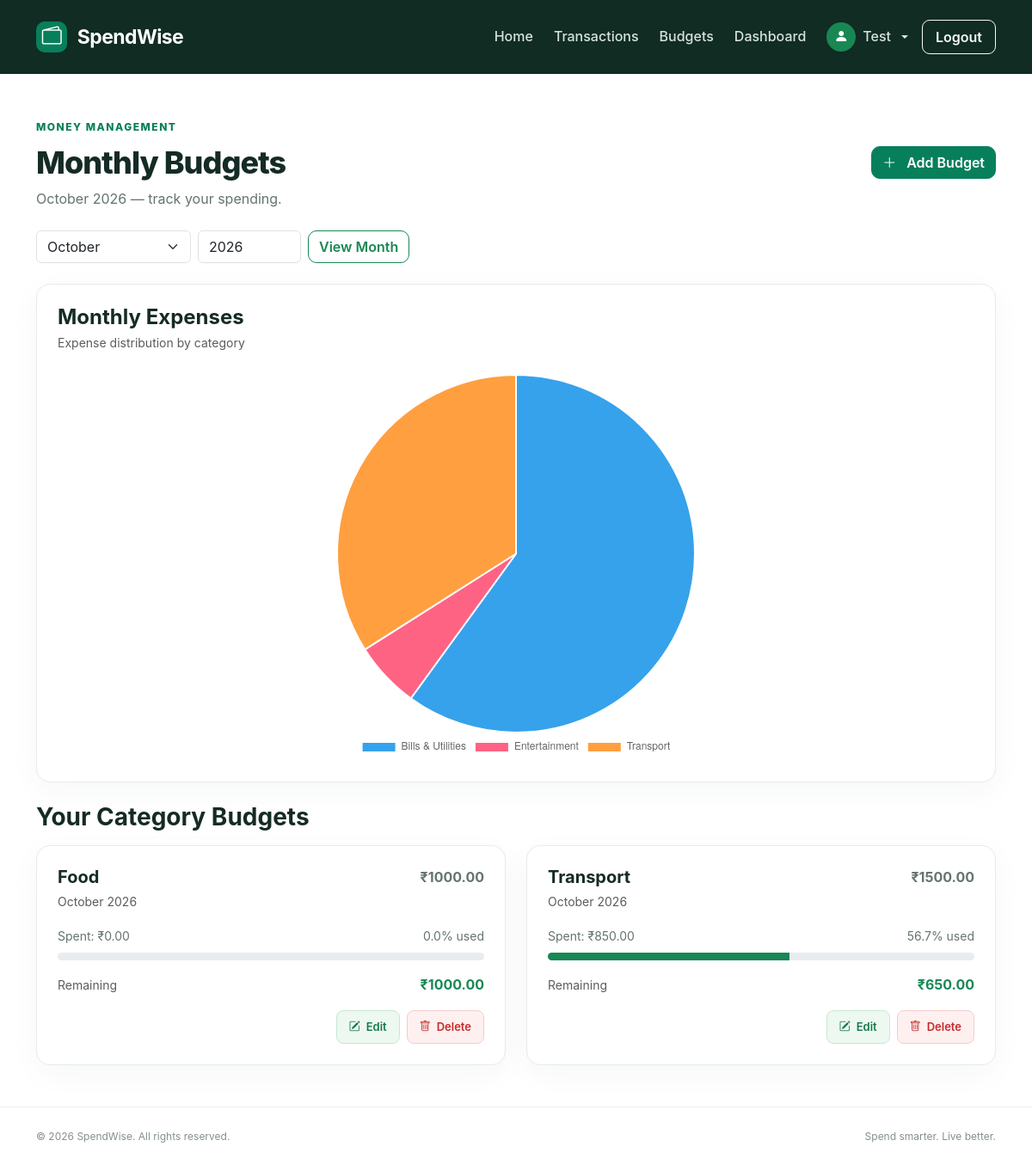
The app's page /budgets/ (signed in) with its own data.
### budgets/models.py (models this page shows, shortened)
class Budget(models.Model):
    CATEGORY_CHOICES = [
        ('food', 'Food'),
        ('transport', 'Transport'),
        ('shopping', 'Shopping'),
        ('bills', 'Bills & Utilities'),
        ('health', 'Health'),
        ('education', 'Education'),
        ('entertainment', 'Entertainment'),
        ('grocery','Grocery'),
        ('other', 'Other'),
    ]
    MONTH_CHOICES = [
        (1, 'January'),
        (2, 'February'),
        (3, 'March'),
        (4, 'April'),
        (5, 'May'),
        (6, 'June'),
        (7, 'July'),
        (8, 'August'),
        (9, 'September'),
        (10, 'October'),
        (11, 'November'),
        (12, 'December'),
    ]
    user = models.ForeignKey(
        settings.AUTH_USER_MODEL,
        on_delete=models.CASCADE,
        related_name='budgets'
    )
    category = models.CharField(
        max_length=20,
        choices=CATEGORY_CHOICES
    )
    amount = models.DecimalField(
        max_digits=12,
        decimal_places=2,
        validators=[MinValueValidator(0.01)]
    )
    month = models.PositiveSmallIntegerField(
        choices=MONTH_CHOICES
    )
    year = models.PositiveSmallIntegerField()
    created_at = models.DateTimeField(auto_now_add=True)
    updated_at = models.DateTimeField(auto_now=True)
    class Meta:
        constraints = [
            models.UniqueConstraint(
                fields=['user', 'category', 'month', 'year'],
                name='unique_user_category_month_year_budget'
            )
        ]
        ordering = ['-year', '-month', 'category']

### budgets/views.py (the view)
# urls.py: path('', views.budget_list, name='budget_list'),
@login_required
def budget_list(request):
    today = date.today()
    try:
        month = int(request.GET.get('month', today.month))
        year = int(request.GET.get('year', today.year))
        if not 1 <= month <= 12 or not 2000 <= year <= 2100:
            raise ValueError
    except (TypeError, ValueError):
        month = today.month
        year = today.year
    expenses = Transaction.objects.filter(
        user=request.user,
        transaction_type='expense',
        status='completed',
        date__month=month,
        date__year=year,
    )
    expense_summary = list(
        expenses.values('category')
        .annotate(total=Sum('amount'))
        .order_by('category')
    )
    category_labels = dict(Transaction.CATEGORY_CHOICES)
    chart_labels = [
        category_labels.get(item['category'], item['category'])
        for item in expense_summary
    ]
    chart_values = [
        float(item['total'] or 0)
        for item in expense_summary
    ]
    budgets = Budget.objects.filter(
        user=request.user,
        month=month,
        year=year,
    )
    budget_details = []
    for budget in budgets:
        spent = expenses.filter(
            category=budget.category
        ).aggregate(total=Sum('amount'))['total'] or Decimal('0.00')
        remaining = budget.amount - spent
        percentage = (spent / budget.amount) * 100
        budget_details.append({
            'budget': budget,
            'spent': spent,
            'remaining': remaining,
            'percentage': min(float(percentage), 100),
            'actual_percentage': float(percentage),
            'exceeded': spent > budget.amount,
        })
    context = {
        'budgets': budgets,
        'budget_details': budget_details,
        'chart_labels': chart_labels,
        'chart_values': chart_values,
        'selected_month': month,
        'selected_year': year,
        'month_name': date(year, month, 1).strftime('%B'),
        'month_choices': Budget.MONTH_CHOICES,
    }
    return render(request, 'budgets/budget_list.html', context)

### templates/budgets/budget_list.html (shortened to what this page needs)
{% extends 'base.html' %}
{% block content %}
<section class="transaction-list-section">
    <div class="container py-5">
        <div class="d-flex flex-wrap justify-content-between align-items-center gap-3 mb-4">
            <div>
                <span class="section-label">MONEY MANAGEMENT</span>
                <h1 class="mt-2">Monthly Budgets</h1>
                <p class="mb-0">
                    {{ month_name }} {{ selected_year }} — track your spending.
                </p>
            </div>
            <a href="{% url 'add_budget' %}" class="btn btn-primary">
                <i class="bi bi-plus-lg me-2"></i>
                Add Budget
            </a>
        </div>
        <form method="get" class="d-flex flex-wrap gap-2 mb-4">
            <select name="month" class="form-select" style="max-width: 180px;">
                {% for number, name in month_choices %}
                    <option value="{{ number }}"
                        {% if number == selected_month %}selected{% endif %}>
                        {{ name }}
                    </option>
                {% endfor %}
            </select>
            <input
                type="number"
                name="year"
                class="form-control"
                style="max-width: 120px;"
                value="{{ selected_year }}"
                min="2000"
                max="2100"
            >
            <button type="submit" class="btn btn-outline-success">
                View Month
            </button>
        </form>
        <div class="transaction-table-card p-4 mb-4">
            <h4 class="mb-1">Monthly Expenses</h4>
            <p class="text-muted small mb-4">
                Expense distribution by category
            </p>
            {% if chart_labels %}
                <div style="max-width: 450px; margin: 0 auto;">
                    <canvas id="expenseChart"></canvas>
                </div>
            {% endif %}
        </div>
        <h3 class="mb-3">Your Category Budgets</h3>
        {% if budget_details %}
            <div class="row g-4">
                {% for item in budget_details %}
                    <div class="col-md-6">
                        <div class="transaction-table-card p-4 h-100">
                            <div class="d-flex justify-content-between align-items-start mb-3">
                                <div>
                                    <h5 class="mb-1">
                                        {{ item.budget.get_category_display }}
                                    </h5>
                                    <span class="text-muted small">
                                        {{ item.budget.get_month_display }}
                                        {{ item.budget.year }}
                                    </span>
                                </div>
                                <span class="fw-bold">
                                    ₹{{ item.budget.amount|floatformat:2 }}
                                </span>
                            </div>
                            <div class="d-flex justify-content-between small mb-2">
                                <span>
                                    Spent: ₹{{ item.spent|floatformat:2 }}
                                </span>
                                <span>
                                    {{ item.actual_percentage|floatformat:1 }}% used
                                </span>
                            </div>
                            <div class="progress mb-3" style="height: 9px;">
                                <div
                                    class="progress-bar {% if item.exceeded %}bg-danger{% elif item.actual_percentage >= 80 %}bg-warning{% else %}bg-success{% endif %}"
                                    role="progressbar"
                                    data-progress="{{ item.percentage }}"
                                    aria-valuenow="{{ item.percentage }}"
                                    aria-valuemin="0"
                                    aria-valuemax="100">
                                </div>
                            </div>
                            <div class="d-flex justify-content-between align-items-center">
                                <span class="text-muted small">
                                    {% if item.exceeded %}
                                        Over budget
                                    {% else %}
                                        Remaining
                                    {% endif %}
                                </span>
                                <strong class="{% if item.exceeded %}text-danger{% else %}text-success{% endif %}">
                                    ₹{{ item.remaining|floatformat:2 }}
                                </strong>
                            </div>
                            <div class="d-flex justify-content-end gap-2 mt-3">
                                <a href="{% url 'edit_budget' item.budget.pk %}"
                                class="budget-action-btn budget-edit-btn"
                                title="Edit budget">
                                    <i class="bi bi-pencil-square"></i>
                                    <span>Edit</span>
                                </a>
                                <a href="{% url 'delete_budget' item.budget.pk %}"
                                class="budget-action-btn budget-delete-btn"
                                title="Delete budget">
                                    <i class="bi bi-trash"></i>
                                    <span>Delete</span>
                                </a>
                            </div>
                        </div>
                    </div>
                {% endfor %}
            </div>
        {% endif %}
    </div>
</section>
{% if chart_labels %}
    <script>
        const labels = JSON.parse(
            document.getElementById('expense-labels').textContent
        );
        const values = JSON.parse(
            document.getElementById('expense-values').textContent
        );
        new Chart(document.getElementById('expenseChart'), {
            type: 'pie',
            data: {
                labels: labels,
                datasets: [{
                    label: 'Monthly Expenses',
                    data: values,
                    borderWidth: 2
                }]
            },
            options: {
                responsive: true,
                plugins: {
                    legend: {
                        position: 'bottom'
                    },
                    tooltip: {
                        callbacks: {
                            label: function(context) {
                                return context.label + ': ₹' +
                                    Number(context.raw).toFixed(2);
                            }
                        }
                    }
                }
            }
        });
    </script>
{% endif %}
{% endblock %}

### templates/base.html (shortened to what this page needs)
<!DOCTYPE html>
<html lang="en">
<head>
    {% load static %}
    <link href="https://cdn.jsdelivr.net/npm/bootstrap@5.3.3/dist/css/bootstrap.min.css" rel="stylesheet">
    <link href="https://cdn.jsdelivr.net/npm/bootstrap-icons@1.11.3/font/bootstrap-icons.css" rel="stylesheet">
    <link rel="stylesheet" href="{% static 'css/style.css' %}">
</head>
<body>
    <nav class="navbar navbar-expand-lg navbar-dark sw-navbar">
        <div class="container">
            <a class="navbar-brand fw-bold" href="{% url 'home' %}">
                <span class="brand-icon">
                    <i class="bi bi-wallet2"></i>
                </span>
                SpendWise
            </a>
            <div class="collapse navbar-collapse" id="mainNavbar">
                <ul class="navbar-nav ms-auto align-items-lg-center gap-lg-2">
                    <li class="nav-item">
                        <a class="nav-link" href="{% url 'home' %}">Home</a>
                    </li>
                    <li class="nav-item">
                        <a class="nav-link" href="{% url 'transaction_list' %}">
                            Transactions
                        </a>
                    </li>
                        {% if user.is_authenticated %}
                            <li class="nav-item">
                                <a class="nav-link" href="{% url 'budget_list' %}">
                                    Budgets
                                </a>
                            </li>
                            <li class="nav-item">
                                <a class="nav-link" href="{% url 'home' %}#">
                                    Dashboard
                                </a>
                            </li>
                            <li class="nav-item dropdown">
                                <a class="nav-link dropdown-toggle d-flex align-items-center gap-2"
                                href="#"
                                id="profileDropdown"
                                role="button"
                                data-bs-toggle="dropdown"
                                aria-expanded="false">
                                    <span class="rounded-circle bg-success d-inline-flex
                                                align-items-center justify-content-center"
                                        style="width: 34px; height: 34px;">
                                        <i class="bi bi-person-fill text-white"></i>
                                    </span>
                                    <span>{{ user.username }}</span>
                                </a>
                            </li>
                            <li class="nav-item">
                                <form method="post" action="{% url 'logout' %}">
                                    <button class="btn btn-outline-light nav-logout"
                                            type="submit">
                                        Logout
                                    </button>
                                </form>
                            </li>
                        {% endif %}
                </ul>
            </div>
        </div>
    </nav>
    <main>
        {% block content %}{% endblock %}
    </main>
    <footer class="sw-footer">
        <div class="container d-flex flex-column flex-md-row
                    justify-content-between align-items-center gap-2">
            <p class="mb-0">
                © {% now "Y" %} SpendWise. All rights reserved.
            </p>
            <p class="mb-0">Spend smarter. Live better.</p>
        </div>
    </footer>
</body>
</html>

### records on screen
Budget: budget.category "Food", budget.month "October", budget.year "2026", budget.amount "1000.00", spent "0.00", actual_percentage "0.0", remaining "1000.00"
Budget: budget.category "Transport", budget.month "October", budget.year "2026", budget.amount "1500.00", spent "850.00", actual_percentage "56.7", {{ item.percentage }} 56.666666666666664 (drawn), remaining "650.00"

### other values on screen
{{ user.username }} "Test"
{{ month_name }} "October"
{{ selected_year }} "2026"
form field month "October"
